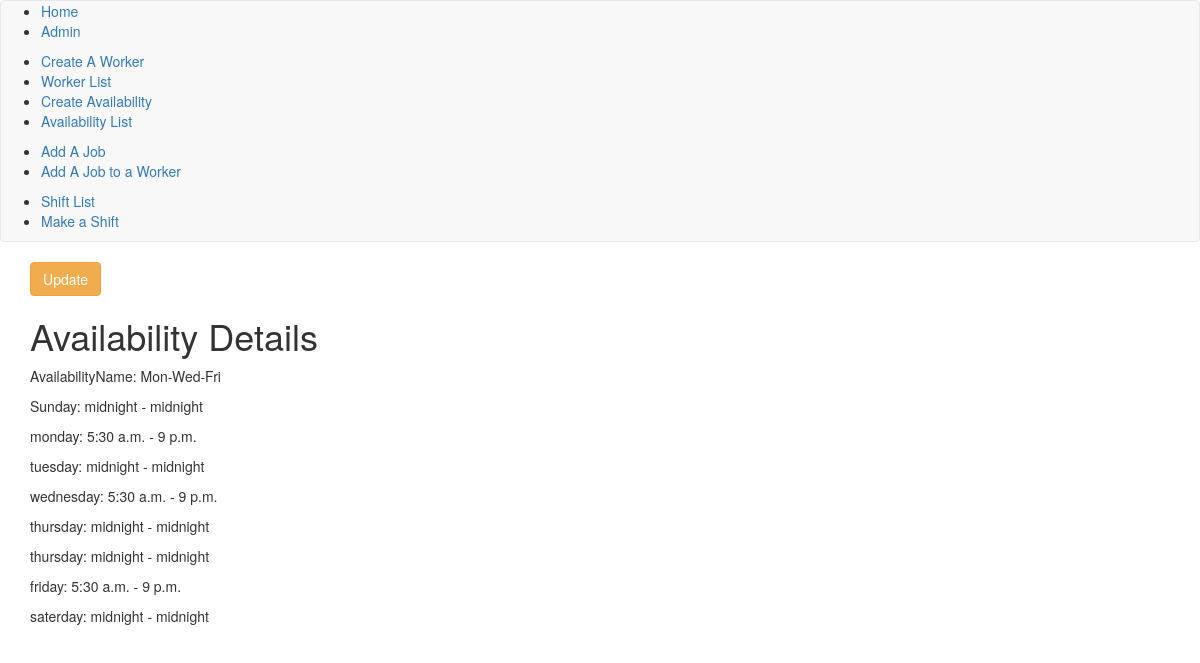
/availability_list_view/8/, run on the app's committed database.
### schedule_app/models.py (models this page shows, shortened)
class Availability(models.Model):
    availabilityName = models.CharField(max_length=255,unique=True)
    sundayAvailabilityStartTime = models.TimeField(blank=True,null=True,default='00:00:00')
    sundayAvailabilityEndTime = models.TimeField(blank=True,null=True,default='00:00:00')
    mondayAvailabilityStartTime = models.TimeField(blank=True,null=True,default='00:00:00')
    mondayAvailabilityEndTime = models.TimeField(blank=True,null=True,default='00:00:00')
    tuesdayAvailabilityStartTime = models.TimeField(blank=True,null=True,default='00:00:00')
    tuesdayAvailabilityEndTime = models.TimeField(blank=True,null=True,default='00:00:00')
    wednesdayAvailabilityStartTime = models.TimeField(blank=True,null=True,default='00:00:00')
    wednesdayAvailabilityEndTime = models.TimeField(blank=True,null=True,default='00:00:00')
    thursdayAvailabilityStartTime = models.TimeField(blank=True,null=True,default='00:00:00')
    thursdayAvailabilityEndTime = models.TimeField(blank=True,null=True,default='00:00:00')
    fridayAvailabilityStartTime = models.TimeField(blank=True,null=True,default='00:00:00')
    fridayAvailabilityEndTime = models.TimeField(blank=True,null=True,default='00:00:00')
    saterdayAvailabilityStartTime = models.TimeField(blank=True,null=True,default='00:00:00')
    saterdayAvailabilityEndTime = models.TimeField(blank=True,null=True,default='00:00:00')

### schedule_app/views.py (the view)
# urls.py: url(r'^availability_list_view/(?P<pk>\d+)/$',views.AvailabilityDetail.as_view(),name="availabilitydetail"),
class AvailabilityDetail(DetailView):
    context_object_name = 'availability_detail'
    model = models.Availability
    template_name = 'schedule_app/availability_detail.html'

### schedule_app/templates/schedule_app/availability_detail.html
{% extends "schedule_app/base.html" %}
{% block bodyblock %}
  <a class="btn btn-warning" href="update">Update</a>
  <h1>Availability Details</h1>
  <p>AvailabilityName: {{availability_detail.availabilityName}}</p>
  <p>Sunday: {{availability_detail.sundayAvailabilityStartTime}} - {{availability_detail.sundayAvailabilityEndTime}}</p>
  <p>monday: {{availability_detail.mondayAvailabilityStartTime}} - {{availability_detail.mondayAvailabilityEndTime}}</p>
  <p>tuesday: {{availability_detail.tuesdayAvailabilityStartTime}} - {{availability_detail.tuesdayAvailabilityEndTime}}</p>
  <p>wednesday: {{availability_detail.wednesdayAvailabilityStartTime}} - {{availability_detail.wednesdayAvailabilityEndTime}}</p>
  <p>thursday: {{availability_detail.thursdayAvailabilityStartTime}} - {{availability_detail.thursdayAvailabilityEndTime}}</p>
  <p>thursday: {{availability_detail.thursdayAvailabilityStartTime}} - {{availability_detail.thursdayAvailabilityEndTime}}</p>
  <p>friday: {{availability_detail.fridayAvailabilityStartTime}} - {{availability_detail.fridayAvailabilityEndTime}}</p>
  <p>saterday: {{availability_detail.saterdayAvailabilityStartTime}} - {{availability_detail.saterdayAvailabilityEndTime}}</p>
{% endblock %}

### data on the page
Availability: availabilityName "Mon-Wed-Fri", sundayAvailabilityStartTime "midnight", sundayAvailabilityEndTime "midnight", mondayAvailabilityStartTime "5:30 a.m.", mondayAvailabilityEndTime "9 p.m.", tuesdayAvailabilityStartTime "midnight", tuesdayAvailabilityEndTime "midnight", wednesdayAvailabilityStartTime "5:30 a.m.", wednesdayAvailabilityEndTime "9 p.m.", thursdayAvailabilityStartTime "midnight", thursdayAvailabilityEndTime "midnight", fridayAvailabilityStartTime "5:30 a.m.", fridayAvailabilityEndTime "9 p.m.", saterdayAvailabilityStartTime "midnight", saterdayAvailabilityEndTime "midnight"
